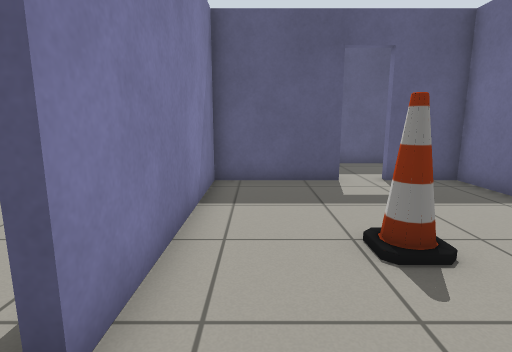
view 1 (above)

20 first-person views from a walk through a robot-simulator world made for Gazebo. The camera is 0.9 m above the floor, tilts 10° down and sees 80° across. The floor is counted in squares, 0.5 m on a side. Each view is taken from the middle of a square. On the plan, view 1 faces up. The plan holds only what a view shows up to about 16 squares ahead; the rest is blank. Gazebo's built-in surfaces are drawn with simple patterns. Some stock models are drawn as simple stand-ins.

view 2
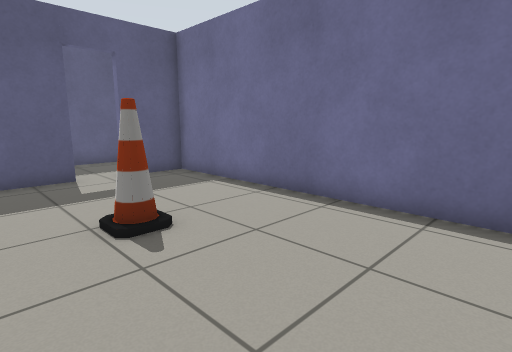

view 3
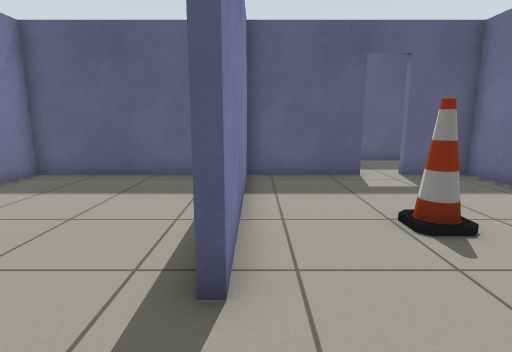

view 4
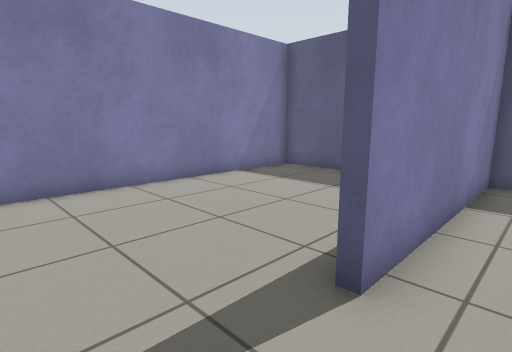

view 5
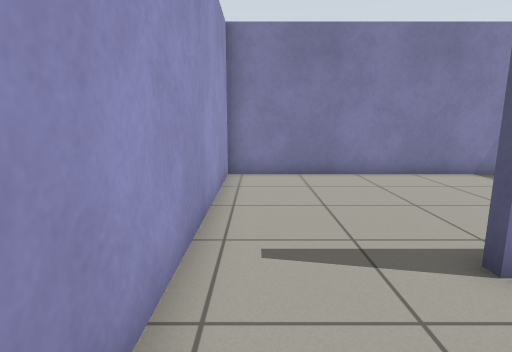

view 6
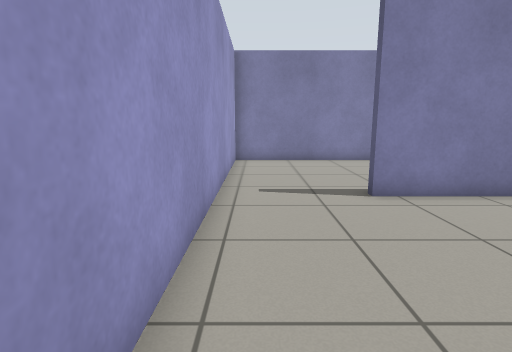

view 7
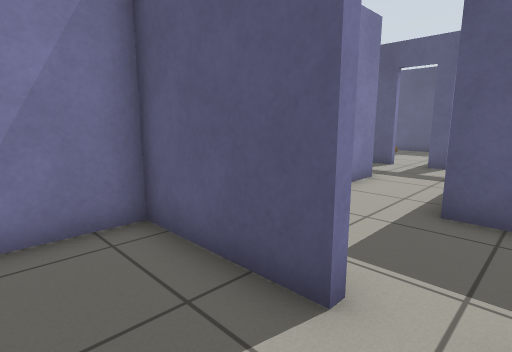

view 8
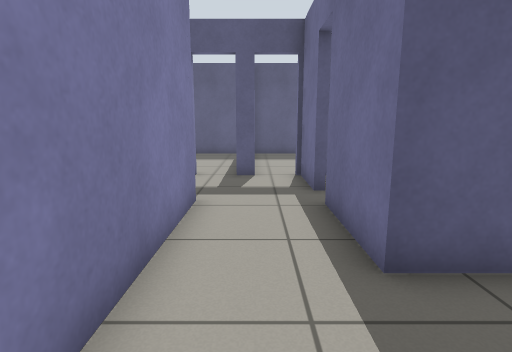

view 9
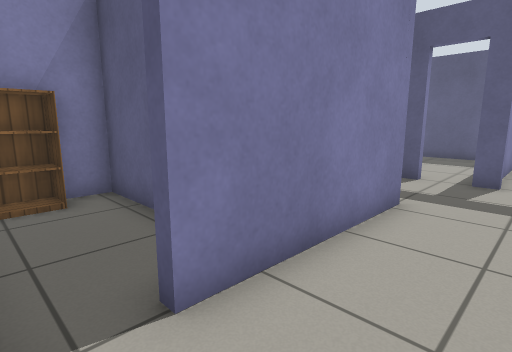

view 10
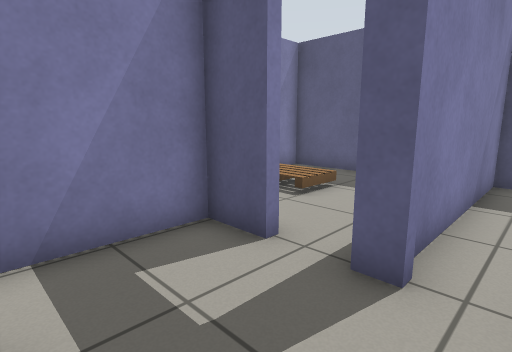

view 11
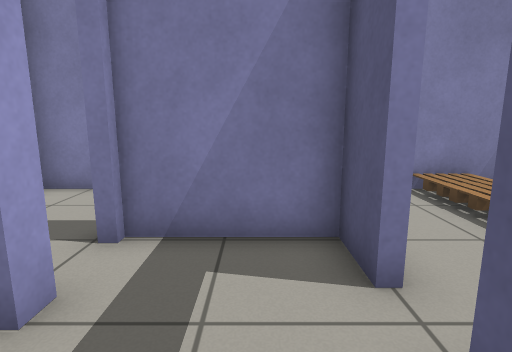

view 12
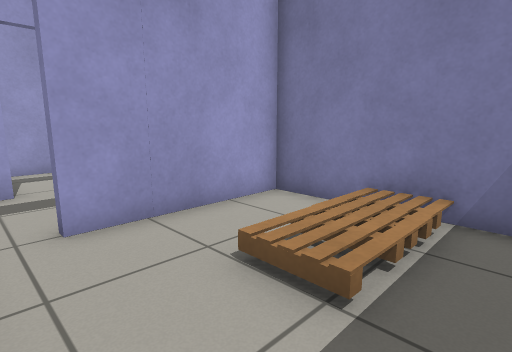

view 13
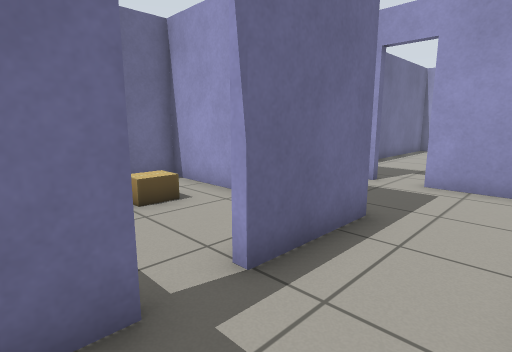

view 14
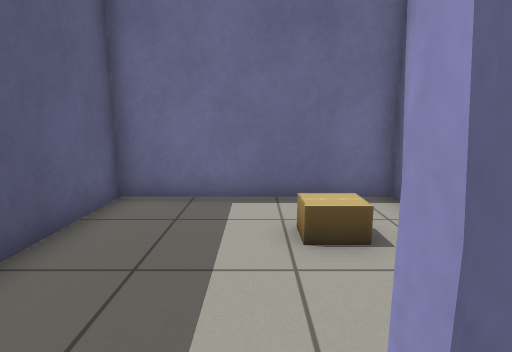

view 15
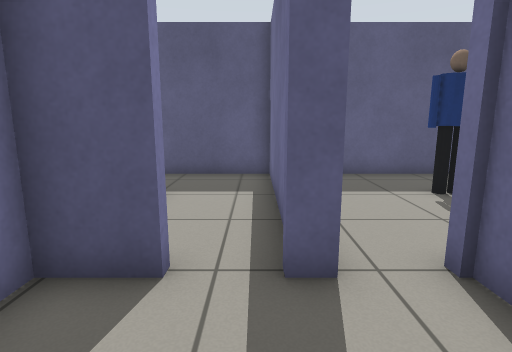

view 16
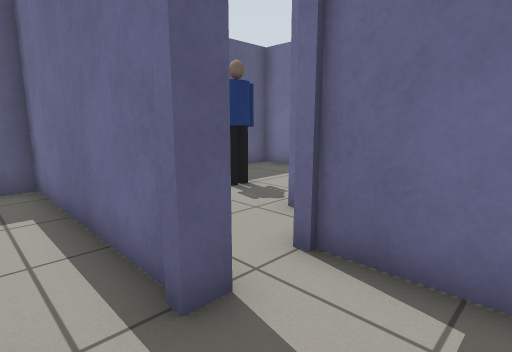

view 17
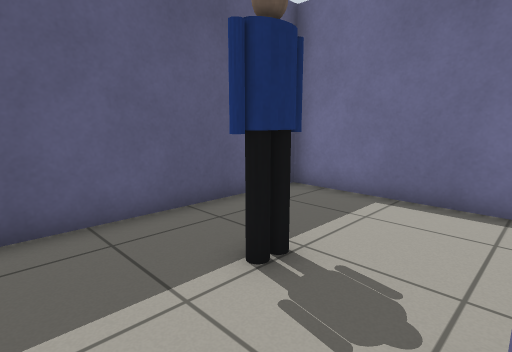

view 18
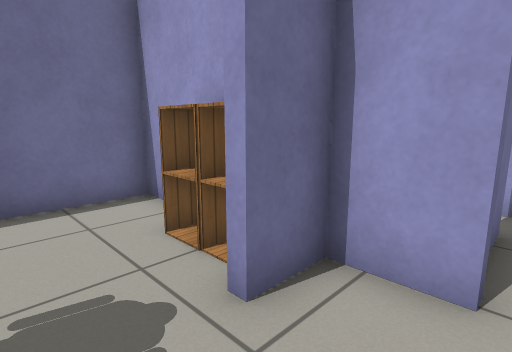

view 19
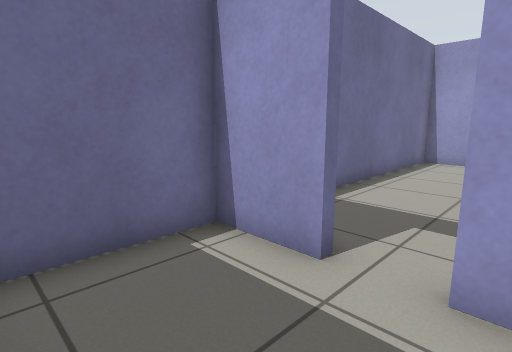

view 20
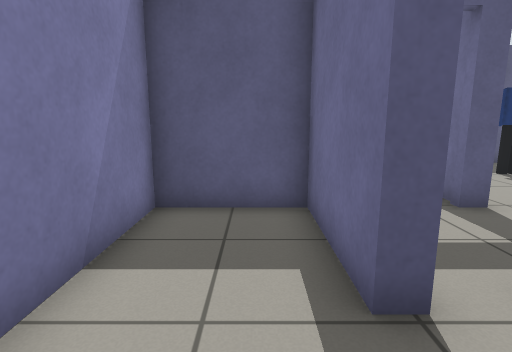

### Floor plan
Key: @ floor where view 1 was taken; # wall or solid block; . floor; D open door; C cone; B bookshelf; P pallet; A cardboard box; E person; I cabinet.
Columns run from 9 left of view 1 to 9 right of it. Each row starts with its distance up from view 1.
 28    ################
 27    #......#.......#
 26    #......#.......#
 25    #PPP...#...E...#
 24   PPPPP...#.......#
 23    #PPP...#.......#
 22    #......#..#....#
 21    #.....D#D##II..#
 20    #####DDDD#..####
 19    #..#.....#.....#
 18    #..#.....D.....#
 17    #..#DD...D.....#
 16    #....#...#...A.#
 15    #....#...#.....#
 14    #.. .#...#  ...#
 13    ######...#######
 12    #....#.......#
 11    BB...DD......#
 10 ####B...D...DD..#
  9 #... #######D####
  8 #......#........#
  7 #......#........#
  6 #......#........#
  5 #......#........#
  4 #......#...C....#
  3 #......#........#
  2 #......#........#
  1 #...............#
  0 #........@......#
 -1 #...............#
 -2 #################

Where each view was taken, in squares from view 1:
view 1: 0 up, 0 right, facing up
view 2: 1 down, 0 right, facing up-right
view 3: 1 down, 1 left, facing up
view 4: 1 down, 0 right, facing up-left
view 5: 1 down, 2 right, facing left
view 6: 1 down, 6 right, facing left
view 7: 7 up, 4 right, facing up-left
view 8: 10 up, 1 right, facing up
view 9: 10 up, 2 right, facing up-left
view 10: 17 up, 2 right, facing up-left
view 11: 19 up, 2 right, facing left
view 12: 26 up, 0 right, facing down-left
view 13: 19 up, 0 right, facing down-right
view 14: 17 up, 2 right, facing right
view 15: 17 up, 0 right, facing up
view 16: 18 up, 1 left, facing up-right
view 17: 22 up, 2 right, facing up-right
view 18: 24 up, 2 right, facing down-right
view 19: 13 up, 2 right, facing down-right
view 20: 14 up, 4 left, facing up
